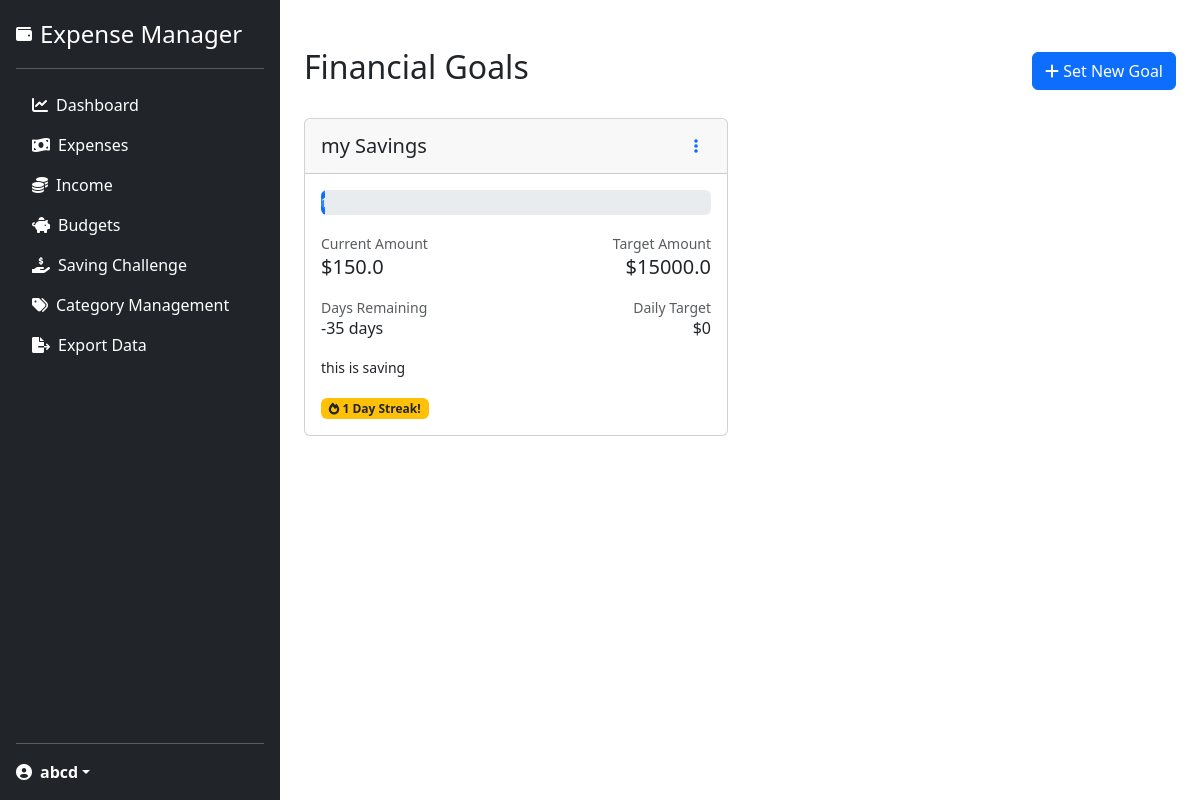
The page /goals/goals (signed in) on the database its author committed.
### models.py (models this page shows, shortened)
class User(UserMixin, db.Model):
    id = db.Column(db.Integer, primary_key=True)
    username = db.Column(db.String(80), unique=True, nullable=False)
    email = db.Column(db.String(120), unique=True, nullable=False)
    password_hash = db.Column(db.String(128))
    expenses = db.relationship('Expense', backref='user', lazy=True)
    expense_categories = db.relationship('ExpenseCategory', backref='user', lazy=True)
    incomes = db.relationship('Income', backref='user', lazy=True)
    budgets = db.relationship('Budget', backref='user', lazy=True)
    savings_challenges = db.relationship('SavingsChallenge', backref='user', lazy=True)
    recurring_expenses = db.relationship('RecurringExpense', backref='user', lazy=True)
    expense_streaks = db.relationship('ExpenseStreak', backref='user', lazy=True)

class SavingsChallenge(db.Model):
    id = db.Column(db.Integer, primary_key=True)
    title = db.Column(db.String(100), nullable=False)
    target_amount = db.Column(db.Float, nullable=False)
    current_amount = db.Column(db.Float, default=0)
    start_date = db.Column(db.DateTime, nullable=False, default=datetime.utcnow)
    end_date = db.Column(db.DateTime, nullable=False)
    description = db.Column(db.String(200))
    completed = db.Column(db.Boolean, default=False)
    streak_days = db.Column(db.Integer, default=0)  # Track consecutive days of saving
    last_contribution_date = db.Column(db.DateTime)  # Track last contribution date
    user_id = db.Column(db.Integer, db.ForeignKey('user.id'), nullable=False)

### financial_goals.py (the view)
@goals.route('/goals')
@login_required
def list_goals():
    active_goals = SavingsChallenge.query.filter_by(
        user_id=current_user.id,
        completed=False
    ).all()
    completed_goals = SavingsChallenge.query.filter_by(
        user_id=current_user.id,
        completed=True
    ).all()
    goals_stats = {}
    for goal in active_goals:
        goals_stats[goal.id] = get_goal_statistics(goal)
    return render_template(
        'goals/list.html',
        active_goals=active_goals,
        completed_goals=completed_goals,
        goals_stats=goals_stats
    )

### app.py (called while the page is built)
@login_manager.user_loader
def load_user(user_id):
    return User.query.get(int(user_id))

### financial_goals.py (called while the page is built)
def calculate_milestone_rewards(current_amount, target_amount):
    progress = (current_amount / target_amount) * 100 if target_amount > 0 else 0
    rewards = {
        25: 'Bronze Saver',
        50: 'Silver Stacker',
        75: 'Gold Accumulator',
        100: 'Platinum Master'
    }
    earned_rewards = []
    for threshold, reward in rewards.items():
        if progress >= threshold:
            earned_rewards.append({
                'name': reward,
                'threshold': threshold,
                'icon': f'medal_{reward.split()[0].lower()}'
            })
    return earned_rewards

def get_goal_statistics(goal):
    now = datetime.utcnow()
    total_days = (goal.end_date - goal.start_date).days
    days_passed = (now - goal.start_date).days
    days_remaining = (goal.end_date - now).days
    progress = (goal.current_amount / goal.target_amount) * 100
    daily_target = (goal.target_amount - goal.current_amount) / days_remaining if days_remaining > 0 else 0
    return {
        'progress': round(progress, 1),
        'days_remaining': days_remaining,
        'daily_target': round(daily_target, 2),
        'streak_days': goal.streak_days,
        'rewards': calculate_milestone_rewards(goal.current_amount, goal.target_amount)
    }

### templates/goals/list.html (shortened to what this page needs)
{% extends "base.html" %}
{% block content %}
<div class="container mt-4">
    <div class="d-flex justify-content-between align-items-center mb-4">
        <h2>Financial Goals</h2>
        <a href="{{ url_for('goals.add_goal') }}" class="btn btn-primary">
            <i class="fas fa-plus"></i> Set New Goal
        </a>
    </div>
    {% if active_goals %}
    <div class="row">
        {% for goal in active_goals %}
        <div class="col-md-6 mb-4">
            <div class="card h-100">
                <div class="card-header d-flex justify-content-between align-items-center">
                    <h5 class="mb-0">{{ goal.title }}</h5>
                    <div class="dropdown">
                        <button class="btn btn-link" type="button" data-bs-toggle="dropdown">
                            <i class="fas fa-ellipsis-v"></i>
                        </button>
                    </div>
                </div>
                <div class="card-body">
                    <div class="progress mb-3" style="height: 25px;">
                        {% set progress = goals_stats[goal.id]['progress'] %}
                        <div class="progress-bar progress-bar-striped progress-bar-animated"
                             role="progressbar"
                             style="width: {{ progress }}%"
                             aria-valuenow="{{ progress }}"
                             aria-valuemin="0"
                             aria-valuemax="100">
                        </div>
                    </div>
                    <div class="row mb-3">
                        <div class="col-6">
                            <small class="text-muted">Current Amount</small>
                            <h5 class="mb-0">${{ goal.current_amount | round(2) }}</h5>
                        </div>
                        <div class="col-6 text-end">
                            <small class="text-muted">Target Amount</small>
                            <h5 class="mb-0">${{ goal.target_amount | round(2) }}</h5>
                        </div>
                    </div>
                    <div class="row mb-3">
                        <div class="col-6">
                            <small class="text-muted">Days Remaining</small>
                            <h6 class="mb-0">{{ goals_stats[goal.id]['days_remaining'] }} days</h6>
                        </div>
                        <div class="col-6 text-end">
                            <small class="text-muted">Daily Target</small>
                            <h6 class="mb-0">${{ goals_stats[goal.id]['daily_target'] }}</h6>
                        </div>
                    </div>
                    {% if goal.description %}
                    <p class="card-text"><small>{{ goal.description }}</small></p>
                    {% endif %}
                    {% if goals_stats[goal.id]['streak_days'] > 0 %}
                    <div class="mt-3">
                        <span class="badge bg-warning text-dark">
                            <i class="fas fa-fire"></i> {{ goals_stats[goal.id]['streak_days'] }} Day Streak!
                        </span>
                    </div>
                    {% endif %}
                </div>
            </div>
        </div>
        {% endfor %}
    </div>
    {% else %}
    <div class="alert alert-info">
        <i class="fas fa-info-circle"></i> No active financial goals.
        <a href="{{ url_for('goals.add_goal') }}">Set your first goal</a> to start tracking your progress!
    </div>
    {% endif %}
</div>
{% endblock %}

### templates/base.html (shortened to what this page needs)
<!DOCTYPE html>
<html lang="en">
<head>
    <link href="https://cdn.jsdelivr.net/npm/bootstrap@5.3.0/dist/css/bootstrap.min.css" rel="stylesheet">
    <link href="https://cdnjs.cloudflare.com/ajax/libs/font-awesome/6.0.0/css/all.min.css" rel="stylesheet">
</head>
<body>
    <div class="d-flex">
        {% if current_user.is_authenticated %}
        <div class="d-flex flex-column flex-shrink-0 p-3 text-white bg-dark" style="width: 280px; min-height: 100vh;">
            <a href="{{ url_for('index') }}" class="d-flex align-items-center mb-3 mb-md-0 me-md-auto text-white text-decoration-none">
                <i class="fas fa-wallet me-2"></i>
                <span class="fs-4">Expense Manager</span>
            </a>
            <hr>
            <ul class="nav nav-pills flex-column mb-auto">
                <li class="nav-item">
                    <a href="{{ url_for('dashboard') }}" class="nav-link text-white {{ 'active' if request.endpoint == 'dashboard' }}">
                        <i class="fas fa-chart-line me-2"></i>Dashboard
                    </a>
                </li>
                <li>
                    <a href="{{ url_for('expenses.list_expenses') }}" class="nav-link text-white {{ 'active' if request.endpoint.startswith('expenses.') }}">
                        <i class="fas fa-money-bill-wave me-2"></i>Expenses
                    </a>
                </li>
                <li>
                    <a href="{{ url_for('incomes.list_incomes') }}" class="nav-link text-white {{ 'active' if request.endpoint.startswith('incomes.') }}">
                        <i class="fas fa-coins me-2"></i>Income
                    </a>
                </li>
                <li>
                    <a href="{{ url_for('budgets.list_budgets') }}" class="nav-link text-white {{ 'active' if request.endpoint.startswith('budgets.') }}">
                        <i class="fas fa-piggy-bank me-2"></i>Budgets
                    </a>
                </li>
                <li>
                    <a href="{{ url_for('savings.list_challenges') }}" class="nav-link text-white {{ 'active' if request.endpoint.startswith('savings.') }}">
                        <i class="fas fa-hand-holding-usd me-2"></i>Saving Challenge
                    </a>
                </li>
                <li>
                    <a href="{{ url_for('categories.list_categories') }}" class="nav-link text-white {{ 'active' if request.endpoint.startswith('categories.') }}">
                        <i class="fas fa-tags me-2"></i>Category Management
                    </a>
                </li>
                <li>
                    <a href="{{ url_for('export_data.export_interface') }}" class="nav-link text-white {{ 'active' if request.endpoint.startswith('export_data.') }}">
                        <i class="fas fa-file-export me-2"></i>Export Data
                    </a>
                </li>
            </ul>
            <hr>
            <div class="dropdown">
                <a href="{{ url_for('auth.profile') }}" class="d-flex align-items-center text-white text-decoration-none dropdown-toggle" id="dropdownUser1" data-bs-toggle="dropdown" aria-expanded="false">
                    <i class="fas fa-user-circle me-2"></i>
                    <strong>{{ current_user.username }}</strong>
                </a>
            </div>
        </div>
        {% endif %}
        <div class="flex-grow-1">
            <div class="container py-4">
        {% block content %}{% endblock %}
    </div>
</body>
</html>

### rows shown on the page
User: username "abcd"
SavingsChallenge: title "my Savings", {{ progress }} 1.0 (drawn), current_amount "150.0", target_amount "15000.0", goals_stats "-35", completed "0", description "this is saving", streak_days "1"
